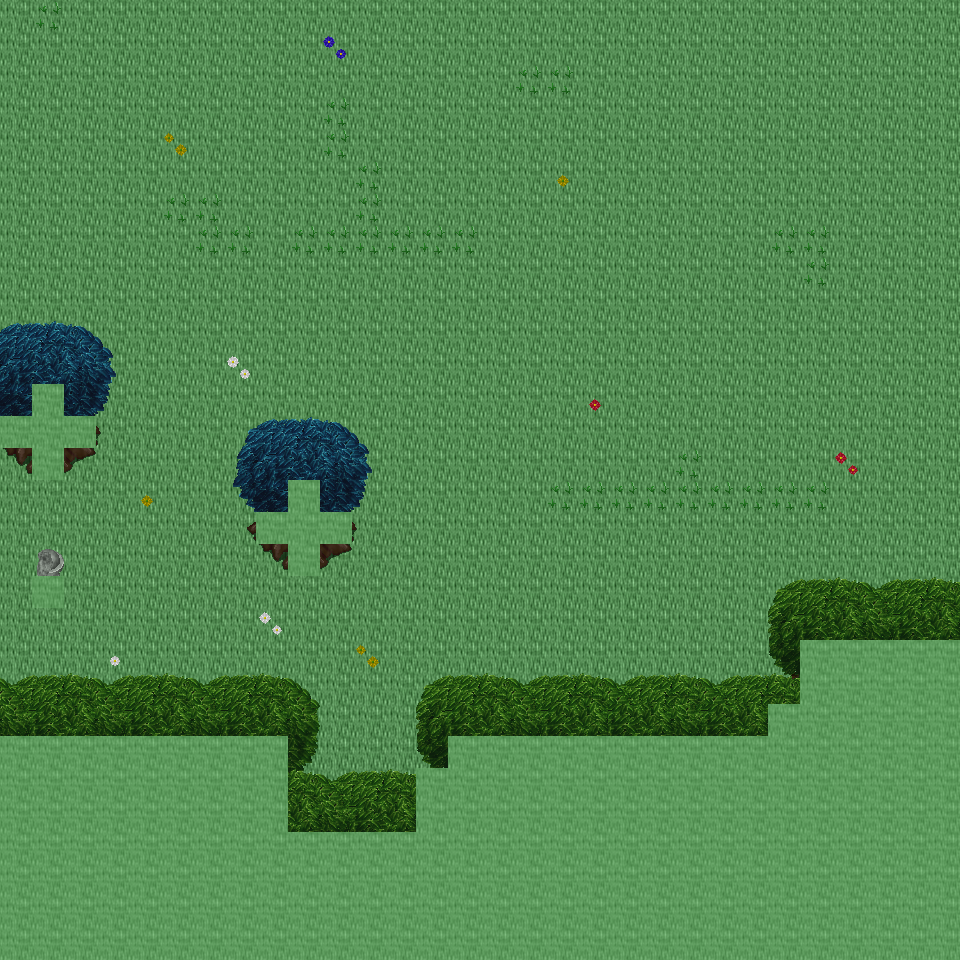

Rendered tile map (Tiled .tmx) drawn with the repository's tilesets; below, a short description and the map source with its tile grids summarised:
An orthogonal 30x30 tile map with 32x32 px tiles, 6 tile layers (Ground, Object, Object2, Above, ...), 27 tilesets and 4 objects (4x mapExit).

<map version="1.0" orientation="orthogonal" renderorder="right-down" width="30" height="30" tilewidth="32" tileheight="32" nextobjectid="5">
  <tileset firstgid="1" name="tileset_ground_ground" tilewidth="32" tileheight="32" tilecount="33" columns="3">
    <image source="../drawable/tileset_ground_ground.png" width="96" height="352" />
  </tileset>
  <tileset firstgid="34" name="tileset_ground_grass_edges" tilewidth="32" tileheight="32" tilecount="36" columns="12">
    <image source="../drawable/tileset_ground_grass_edges.png" width="384" height="96" />
  </tileset>
  <tileset firstgid="70" name="tileset_ground_grass_corners" tilewidth="32" tileheight="32" tilecount="24" columns="6">
    <image source="../drawable/tileset_ground_grass_corners.png" width="192" height="128" />
  </tileset>
  <tileset firstgid="94" name="tileset_plant_grasses" tilewidth="32" tileheight="32" tilecount="6" columns="3">
    <image source="../drawable/tileset_plant_grasses.png" width="96" height="64" />
  </tileset>
  <tileset firstgid="100" name="tileset_plant_flower_daisy_blue" tilewidth="32" tileheight="32" tilecount="8" columns="2">
    <image source="../drawable/tileset_plant_flower_daisy_blue.png" width="64" height="128" />
  </tileset>
  <tileset firstgid="108" name="tileset_plant_flower_daisy_yellow" tilewidth="32" tileheight="32" tilecount="8" columns="2">
    <image source="../drawable/tileset_plant_flower_daisy_yellow.png" width="64" height="128" />
  </tileset>
  <tileset firstgid="116" name="tileset_plant_flower_daisy_red" tilewidth="32" tileheight="32" tilecount="8" columns="2">
    <image source="../drawable/tileset_plant_flower_daisy_red.png" width="64" height="128" />
  </tileset>
  <tileset firstgid="124" name="tileset_plant_flower_daisy_white" tilewidth="32" tileheight="32" tilecount="8" columns="2">
    <image source="../drawable/tileset_plant_flower_daisy_white.png" width="64" height="128" />
  </tileset>
  <tileset firstgid="132" name="tileset_logic_collision" tilewidth="32" tileheight="32" tilecount="1" columns="1">
    <image source="../drawable/tileset_logic_collision.png" width="32" height="32" />
  </tileset>
  <tileset firstgid="133" name="tileset_plant_tree_tree_green" tilewidth="32" tileheight="32" tilecount="88" columns="8">
    <image source="../drawable/tileset_plant_tree_tree_green.png" width="256" height="352" />
  </tileset>
  <tileset firstgid="221" name="tileset_object_tent" tilewidth="32" tileheight="32" tilecount="9" columns="3">
    <image source="../drawable/tileset_object_tent.png" width="96" height="96" />
  </tileset>
  <tileset firstgid="230" name="tileset_logic_item_herb" tilewidth="32" tileheight="32" tilecount="5" columns="5">
    <image source="../drawable/tileset_logic_item_herb.png" width="160" height="32" />
  </tileset>
  <tileset firstgid="235" name="tileset_logic_item_resources" tilewidth="32" tileheight="32" tilecount="6" columns="6">
    <image source="../drawable/tileset_logic_item_resources.png" width="192" height="32" />
  </tileset>
  <tileset firstgid="241" name="tileset_building_church" tilewidth="32" tileheight="32" tilecount="56" columns="8">
    <image source="../drawable/tileset_building_church.png" width="256" height="224" />
  </tileset>
  <tileset firstgid="297" name="tileset_logic_creature_albino_elf" tilewidth="32" tileheight="32" tilecount="5" columns="5">
    <image source="../drawable/tileset_logic_creature_albino_elf.png" width="160" height="32" />
  </tileset>
  <tileset firstgid="302" name="tileset_item_statue_broken_green_column" tilewidth="32" tileheight="32" tilecount="2" columns="1">
    <image source="../drawable/tileset_item_statue_broken_green_column.png" width="32" height="64" />
  </tileset>
  <tileset firstgid="304" name="tileset_plant_tree_spruce" tilewidth="32" tileheight="32" tilecount="6" columns="2">
    <image source="../drawable/tileset_plant_tree_spruce.png" width="64" height="96" />
  </tileset>
  <tileset firstgid="310" name="tileset_plant_tree_pine_snowy" tilewidth="32" tileheight="32" tilecount="6" columns="2">
    <image source="../drawable/tileset_plant_tree_pine_snowy.png" width="64" height="96" />
  </tileset>
  <tileset firstgid="316" name="tileset_logic_creature_ent" tilewidth="32" tileheight="32" tilecount="4" columns="4">
    <image source="../drawable/tileset_logic_creature_ent.png" width="128" height="32" />
  </tileset>
  <tileset firstgid="320" name="tileset_logic_item_mushroom" tilewidth="32" tileheight="32" tilecount="6" columns="6">
    <image source="../drawable/tileset_logic_item_mushroom.png" width="192" height="32" />
  </tileset>
  <tileset firstgid="326" name="tileset_plant_tree_tree_blue" tilewidth="32" tileheight="32" tilecount="25" columns="5">
    <image source="../drawable/tileset_plant_tree_tree_blue.png" width="160" height="160" />
  </tileset>
  <tileset firstgid="351" name="tileset_ground_pothole" tilewidth="32" tileheight="32" tilecount="4" columns="4">
    <image source="../drawable/tileset_ground_pothole.png" width="128" height="32" />
  </tileset>
  <tileset firstgid="355" name="tileset_logic_portal" tilewidth="32" tileheight="32" tilecount="24" columns="8">
    <image source="../drawable/tileset_logic_portal.png" width="256" height="96" />
  </tileset>
  <tileset firstgid="379" name="tileset_logic_creature_mythical_being" tilewidth="32" tileheight="32" tilecount="24" columns="8">
    <image source="../drawable/tileset_logic_creature_mythical_being.png" width="256" height="96" />
  </tileset>
  <tileset firstgid="403" name="tileset_furniture_light_roots_lamp" tilewidth="32" tileheight="32" tilecount="6" columns="2">
    <image source="../drawable/tileset_furniture_light_roots_lamp.png" width="64" height="96" />
  </tileset>
  <tileset firstgid="409" name="tileset_light_dim_light_7x5" tilewidth="32" tileheight="32" tilecount="35" columns="7">
    <image source="../drawable/tileset_light_dim_light_7x5.png" width="224" height="160" />
  </tileset>
  <tileset firstgid="444" name="tileset_light_light_5x5" tilewidth="32" tileheight="32" tilecount="25" columns="5">
    <image source="../drawable/tileset_light_light_5x5.png" width="160" height="160" />
  </tileset>
  <layer name="Ground" width="30" height="30">
    <data>[900 cells, 900 non-empty, 1 distinct tile ids]</data>
  </layer>
  <layer name="Object" width="30" height="30">
    <data>[900 cells, 68 non-empty, 26 distinct tile ids]</data>
  </layer>
  <layer name="Object2" width="30" height="30">
    <data>[900 cells, 0 non-empty, 0 distinct tile ids]</data>
  </layer>
  <layer name="Above" width="30" height="30">
    <data>[900 cells, 307 non-empty, 34 distinct tile ids]</data>
  </layer>
  <layer name="Above2" width="30" height="30">
    <data>[900 cells, 0 non-empty, 0 distinct tile ids]</data>
  </layer>
  <layer name="Walkable" width="30" height="30">
    <data>[900 cells, 224 non-empty, 1 distinct tile ids]</data>
  </layer>
  <objectgroup name="MapEvents">
    <object id="1" name="north" type="mapExit" x="0" y="0" width="960" height="32">
      <properties>
        <property name="map" value="level_0_x105_y130" />
        <property name="x" value="0" />
        <property name="y" value="28" />
      </properties>
    </object>
    <object id="2" name="west" type="mapExit" x="0" y="0" width="32" height="416">
      <properties>
        <property name="map" value="level_0_x104_y131" />
        <property name="x" value="28" />
        <property name="y" value="0" />
      </properties>
    </object>
    <object id="3" name="west2" type="mapExit" x="0" y="448" width="32" height="288">
      <properties>
        <property name="map" value="level_0_x104_y131" />
        <property name="x" value="28" />
        <property name="y" value="14" />
      </properties>
    </object>
    </objectgroup>
</map>
<!-- 1 of 4 objects omitted -->
